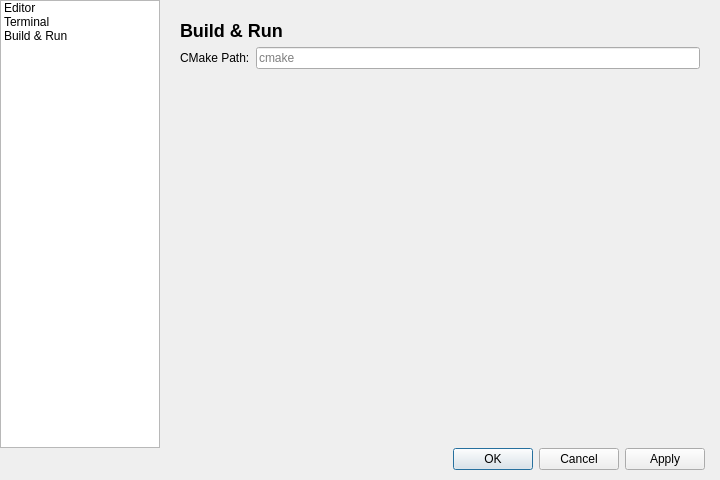
<?xml version="1.0" encoding="UTF-8"?>
<ui version="4.0">
 <class>LosSettingsUi</class>
 <widget class="QDialog" name="LosSettingsUi">
  <property name="geometry">
   <rect>
    <x>0</x>
    <y>0</y>
    <width>720</width>
    <height>480</height>
   </rect>
  </property>
  <property name="windowTitle">
   <string>Perseus Settings</string>
  </property>
  <layout class="QVBoxLayout" name="main_layout">
   <property name="spacing">
    <number>0</number>
   </property>
   <property name="leftMargin">
    <number>0</number>
   </property>
   <property name="topMargin">
    <number>0</number>
   </property>
   <property name="rightMargin">
    <number>0</number>
   </property>
   <property name="bottomMargin">
    <number>10</number>
   </property>
   <item>
    <layout class="QHBoxLayout" name="content_layout">
     <property name="spacing">
      <number>0</number>
     </property>
     <item>
      <widget class="QListWidget" name="category_list">
       <property name="maximumSize">
        <size>
         <width>160</width>
         <height>16777215</height>
        </size>
       </property>
       <property name="currentRow">
        <number>-1</number>
       </property>
       <item>
        <property name="text">
         <string>Editor</string>
        </property>
       </item>
       <item>
        <property name="text">
         <string>Terminal</string>
        </property>
       </item>
       <item>
        <property name="text">
         <string>Build &amp; Run</string>
        </property>
       </item>
      </widget>
     </item>
     <item>
      <widget class="QStackedWidget" name="pages_stack">
       <property name="currentIndex">
        <number>0</number>
       </property>
       <widget class="QWidget" name="page_build">
        <layout class="QVBoxLayout" name="verticalLayout_build">
         <property name="leftMargin">
          <number>20</number>
         </property>
         <property name="topMargin">
          <number>20</number>
         </property>
         <property name="rightMargin">
          <number>20</number>
         </property>
         <item>
          <widget class="QLabel" name="label_title_build">
           <property name="text">
            <string>&lt;h2&gt;Build &amp; Run&lt;/h2&gt;</string>
           </property>
          </widget>
         </item>
         <item>
          <layout class="QFormLayout" name="formLayout_build">
           <property name="verticalSpacing">
            <number>15</number>
           </property>
           <item row="0" column="0">
            <widget class="QLabel" name="label_cmake">
             <property name="text">
              <string>CMake Path:</string>
             </property>
            </widget>
           </item>
           <item row="0" column="1">
            <widget class="QLineEdit" name="edit_cmake_path">
             <property name="placeholderText">
              <string>cmake</string>
             </property>
            </widget>
           </item>
          </layout>
         </item>
         <item>
          <spacer name="verticalSpacer_build">
           <property name="orientation">
            <enum>Qt::Vertical</enum>
           </property>
           <property name="sizeHint" stdset="0">
            <size>
             <width>20</width>
             <height>40</height>
            </size>
           </property>
          </spacer>
         </item>
        </layout>
       </widget>
      </widget>
     </item>
    </layout>
   </item>
   <item>
    <layout class="QHBoxLayout" name="bottom_layout">
     <property name="rightMargin">
      <number>15</number>
     </property>
     <item>
      <widget class="QDialogButtonBox" name="buttonBox">
       <property name="standardButtons">
        <set>QDialogButtonBox::Apply|QDialogButtonBox::Cancel|QDialogButtonBox::Ok</set>
       </property>
      </widget>
     </item>
    </layout>
   </item>
  </layout>
 </widget>
 <resources/>
 <connections/>
</ui>
